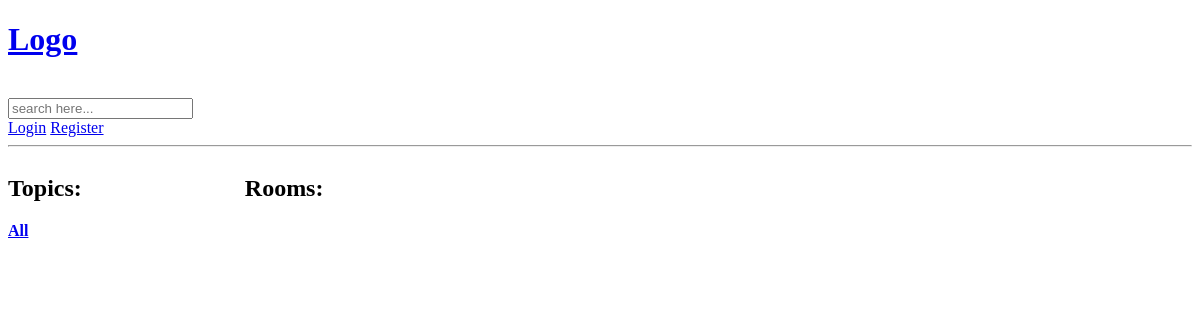
/, run on an earlier commit of the app's database.
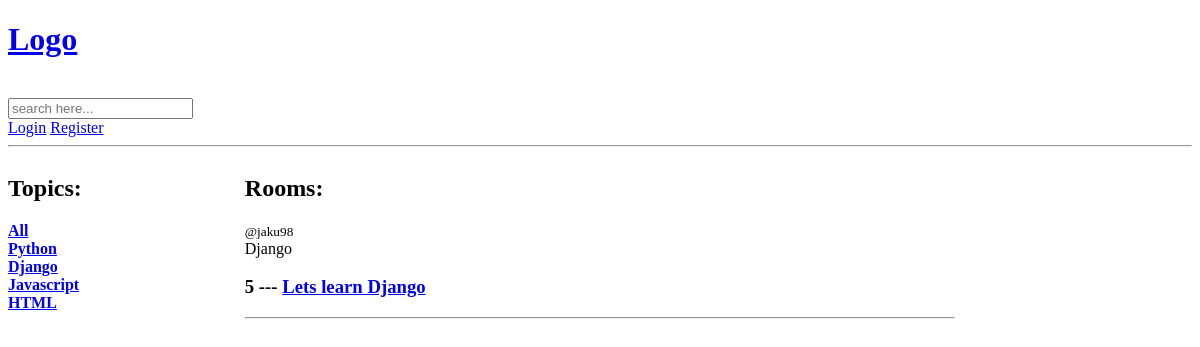
And on a later commit of the database.
### base/models.py (models this page shows, shortened)
class Topic(models.Model):
    name = models.CharField(max_length=100)
    def __str__(self):
        return self.name

class Room(models.Model):
    name = models.CharField(max_length=100)
    host = models.ForeignKey(User, on_delete=models.CASCADE)
    topic = models.ForeignKey(Topic, on_delete=models.SET_NULL, null=True)
    description = models.TextField()
    participants = models.ManyToManyField(User, related_name='participants')
    created = models.DateTimeField(auto_now_add=True)
    updated = models.DateTimeField(auto_now=True)
    class Meta:
        ordering = ['-created']

### base/views.py (the view)
# urls.py: 2. Add a URL to urlpatterns:  path('', views.home, name='home')
def home(request):
    rooms = Room.objects.all()
    topics = Topic.objects.all()
    messages = Message.objects.all().order_by('-created')
    q = request.GET.get('q') if request.GET.get('q') else ''
    if q:
        rooms = rooms.filter(Q(name__icontains=q) |
                             Q(topic__name__icontains=q)|
                             Q(host__username__icontains=q))
    context = {
        'rooms': rooms,
        'topics': topics,
        'messages' : messages,
    }
    return render(request, 'base/home.html', context)

### base/templates/base/home.html (shortened to what this page needs)
{% extends 'main.html' %}
{% block content %}
<div class="main-container">
    <div class="topic-container">
        <h2>Topics:</h2>
        <b><a href="/">All</a></b><br>
        {% for topic in topics %}
            <b><a href="/?q={{ topic.name }}">{{ topic.name }}</a></b><br>
        {% endfor %}
    </div>
    <div class="room-container">
        <H2>Rooms:</H2>
        <div>
            {% for room in rooms %}
                <div>
                    <small>@{{ room.host.username }}</small><br>
                    <span>{{ room.topic }}</span><br>
                    <h3><b>{{ room.id }} --- <a href="{% url 'room' room.id %}">{{ room.name }}</a></b></h3>
                    <hr>
                </div>
            {% endfor %}
        </div>
    </div>
    <div class="activity-container">
    </div>
</div>
{% endblock content %}

What changed in the data, as far as the page shows it:
added Topic: name "Python"
added Topic: name "Django"
added Topic: name "Javascript"
added Topic: name "HTML"
added Room: host.username "jaku98", topic "Django", id "5", name "Lets learn Django"
